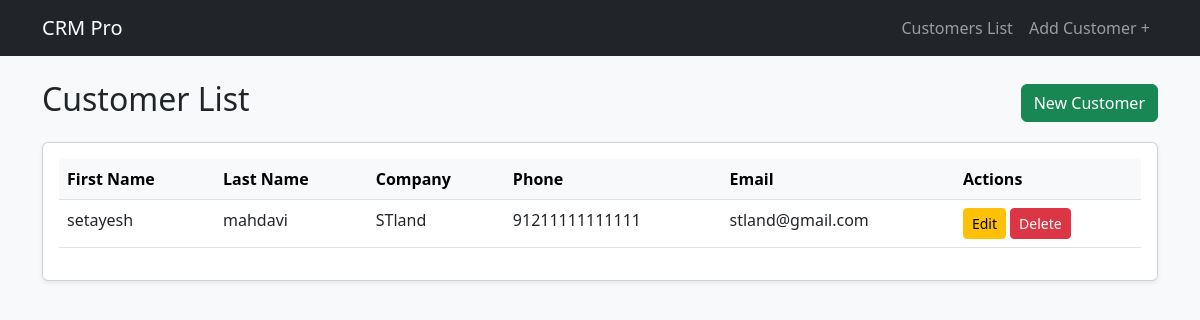
The page / on the database its author committed.
### app.py (models this page shows, shortened)
class Customer(db.Model):
    id=db.Column(db.Integer,primary_key=True)
    firstname=db.Column(db.String(100),nullable=False)
    lastname=db.Column(db.String(100),nullable=False)
    phone=db.Column(db.String(20))
    email=db.Column(db.String(120),unique=True,nullable=False)
    company=db.Column(db.String(100))

### app.py (the view)
@app.route('/')
def index():
    customers = Customer.query.all()
    return render_template('customerd.html', customers=customers)

### templates/customerd.html
{% extends 'base.html' %}
{% block content %}
<div class="d-flex justify-content-between align-items-center mb-3">
    <h2>Customer List</h2>
    <a href="{{ url_for('add_customer') }}" class="btn btn-success">New Customer</a>
</div>
<div class="card shadow-sm">
    <div class="card-body">
        <table class="table table-hover">
            <thead class="table-light">
                <tr>
                    <th>First Name</th>
                    <th>Last Name</th>
                    <th>Company</th>
                    <th>Phone</th>
                    <th>Email</th>
                    <th>Actions</th>
                </tr>
            </thead>
            <tbody>
                {% for customer in customers %}
                <tr>
                    <td>{{ customer.firstname }}</td>
                    <td>{{ customer.lastname }}</td>
                    <td>{{ customer.company }}</td>
                    <td>{{ customer.phone }}</td>
                    <td>{{ customer.email }}</td>
                    <td>
                        <a href="{{ url_for('update_customer', id=customer.id) }}" class="btn btn-sm btn-warning">Edit</a>
                        <a href="{{ url_for('delete_customer', id=customer.id) }}" class="btn btn-sm btn-danger" onclick="return confirm('Are you sure you want to delete this customer?')">Delete</a>
                    </td>
                </tr>
                {% else %}
                <tr>
                    <td colspan="6" class="text-center text-muted">No customers found. Add one!</td>
                </tr>
                {% endfor %}
            </tbody>
        </table>
    </div>
</div>
{% endblock %}

### templates/base.html (shortened to what this page needs)
<!DOCTYPE html>
<html lang="en">
<head>
    <link href="https://cdn.jsdelivr.net/npm/bootstrap@5.3.0/dist/css/bootstrap.min.css" rel="stylesheet">
    <link rel="stylesheet" href="{{ url_for('static', filename='style.css') }}">
</head>
<body class="bg-light">
    <nav class="navbar navbar-expand-lg navbar-dark bg-dark mb-4">
        <div class="container">
            <a class="navbar-brand" href="{{ url_for('index') }}">CRM Pro</a>
            <div class="navbar-nav ms-auto">
                <a class="nav-link" href="{{ url_for('index') }}">Customers List</a>
                <a class="nav-link" href="{{ url_for('add_customer') }}">Add Customer +</a>
            </div>
        </div>
    </nav>
    <div class="container">
        {% block content %}
        {% endblock %}
    </div>
</body>
</html>

### rows shown on the page
Customer: firstname "setayesh", lastname "mahdavi", company "STland", phone "91211111111111", email "stland@gmail.com"
